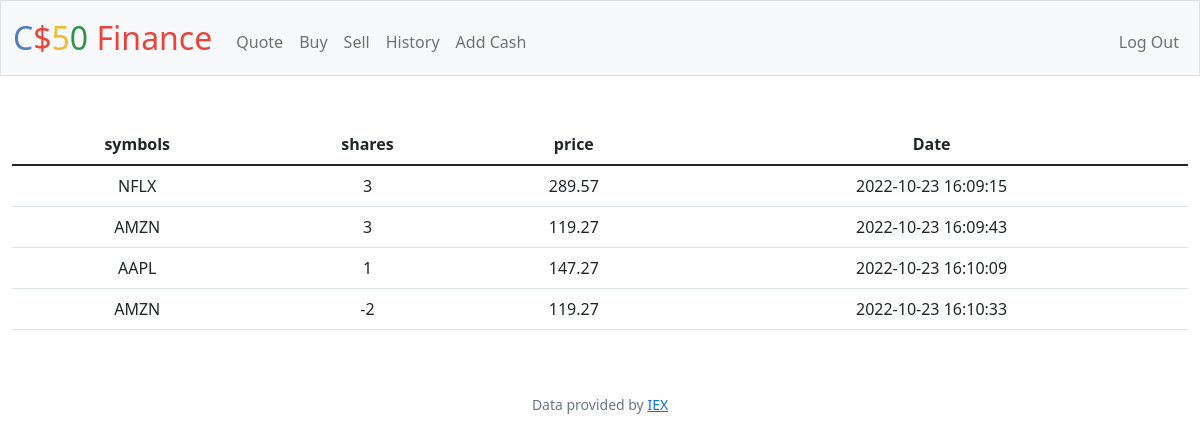
Screenshot of /history (signed in) with the database file from the repository.
### tables this page shows
CREATE TABLE 'transcations' ('id' INTEGER PRIMARY KEY AUTOINCREMENT NOT NULL, 'user_id' INTEGER, 'symbol' TEXT, 'shares' INTEGER, 'price' REAL, 'date' DATETIME);

### app.py (the view)
@app.route("/history")
@login_required
def history():
    user_id=session["user_id"]
    transcations_db = db.execute("select * from transcations where user_id=:id",id=user_id)
    return render_template("history.html",transcations=transcations_db)

### app.py (called while the page is built)
@app.after_request
def after_request(response):
    response.headers["Cache-Control"] = "no-cache, no-store, must-revalidate"
    response.headers["Expires"] = 0
    response.headers["Pragma"] = "no-cache"
    return response

### helpers.py (called while the page is built)
def login_required(f):
    @wraps(f)
    def decorated_function(*args, **kwargs):
        if session.get("user_id") is None:
            return redirect("/login")
        return f(*args, **kwargs)
    return decorated_function

### templates/history.html (shortened to what this page needs)
{% extends "layout.html" %}
{% block main %}
<table class="table">
    <thead><tr>
        <th scope="col">symbols</th>
        <th scope="col">shares</th>
        <th scope="col">price</th>
        <th scope="col">Date</th>
      </tr></thead>
      <tbody>
        {% for row in transcations %}
    <tr>
        <td>{{row['symbol']}}</td>
        <td>{{row['shares']}}</td>
        <td>{{row['price']}}</td>
        <td>{{row['date']}}</td>
    </tr>
    {% endfor %}
</tbody>
  </table>
{% endblock %}

### templates/layout.html (shortened to what this page needs)
<!DOCTYPE html>
<html lang="en">
    <head>
        <link href="https://cdn.jsdelivr.net/npm/bootstrap@5.1.3/dist/css/bootstrap.min.css" rel="stylesheet">
        <link href="https://cdn.jsdelivr.net/npm/bootstrap@5.2.2/dist/css/bootstrap.min.css" rel="stylesheet">
        <link href="/static/styles.css" rel="stylesheet">
    </head>
    <body>
        <nav class="bg-light border navbar navbar-expand-md navbar-light">
            <div class="container-fluid">
                <a class="navbar-brand" href="/"><span class="blue">C</span><span class="red">$</span><span class="yellow">5</span><span class="green">0</span> <span class="red">Finance</span></a>
                <div class="collapse navbar-collapse" id="navbar">
                    {% if session["user_id"] %}
                        <ul class="navbar-nav me-auto mt-2">
                            <li class="nav-item"><a class="nav-link" href="/quote">Quote</a></li>
                            <li class="nav-item"><a class="nav-link" href="/buy">Buy</a></li>
                            <li class="nav-item"><a class="nav-link" href="/sell">Sell</a></li>
                            <li class="nav-item"><a class="nav-link" href="/history">History</a></li>
                            <li class="nav-item"><a class="nav-link" href="/add_cash">Add Cash</a></li>
                        </ul>
                        <ul class="navbar-nav ms-auto mt-2">
                            <li class="nav-item"><a class="nav-link" href="/logout">Log Out</a></li>
                        </ul>
                    {% else %}
                        <ul class="navbar-nav ms-auto mt-2">
                            <li class="nav-item"><a class="nav-link" href="/register">Register</a></li>
                            <li class="nav-item"><a class="nav-link" href="/login">Log In</a></li>
                        </ul>
                    {% endif %}
                </div>
            </div>
        </nav>
        <main class="container-fluid py-5 text-center">
            {% block main %}{% endblock %}
        </main>
        <footer class="mb-5 small text-center text-muted">
            Data provided by <a href="https://iexcloud.io/">IEX</a>
        </footer>
    </body>
</html>

### static/styles.css (style rules this page uses)
nav .navbar-brand { font-size: xx-large; }
nav .navbar-brand .blue { color: #537fbe; }
nav .navbar-brand .red { color: #ea433b; }
nav .navbar-brand .yellow { color: #f5b82e; }
nav .navbar-brand .green { color: #2e944b; }

### rows the page displays
transcations: symbol "NFLX", shares "3", price "289.57", date "2022-10-23 16:09:15"
transcations: symbol "AMZN", shares "3", price "119.27", date "2022-10-23 16:09:43"
transcations: symbol "AAPL", shares "1", price "147.27", date "2022-10-23 16:10:09"
transcations: symbol "AMZN", shares "-2", price "119.27", date "2022-10-23 16:10:33"
